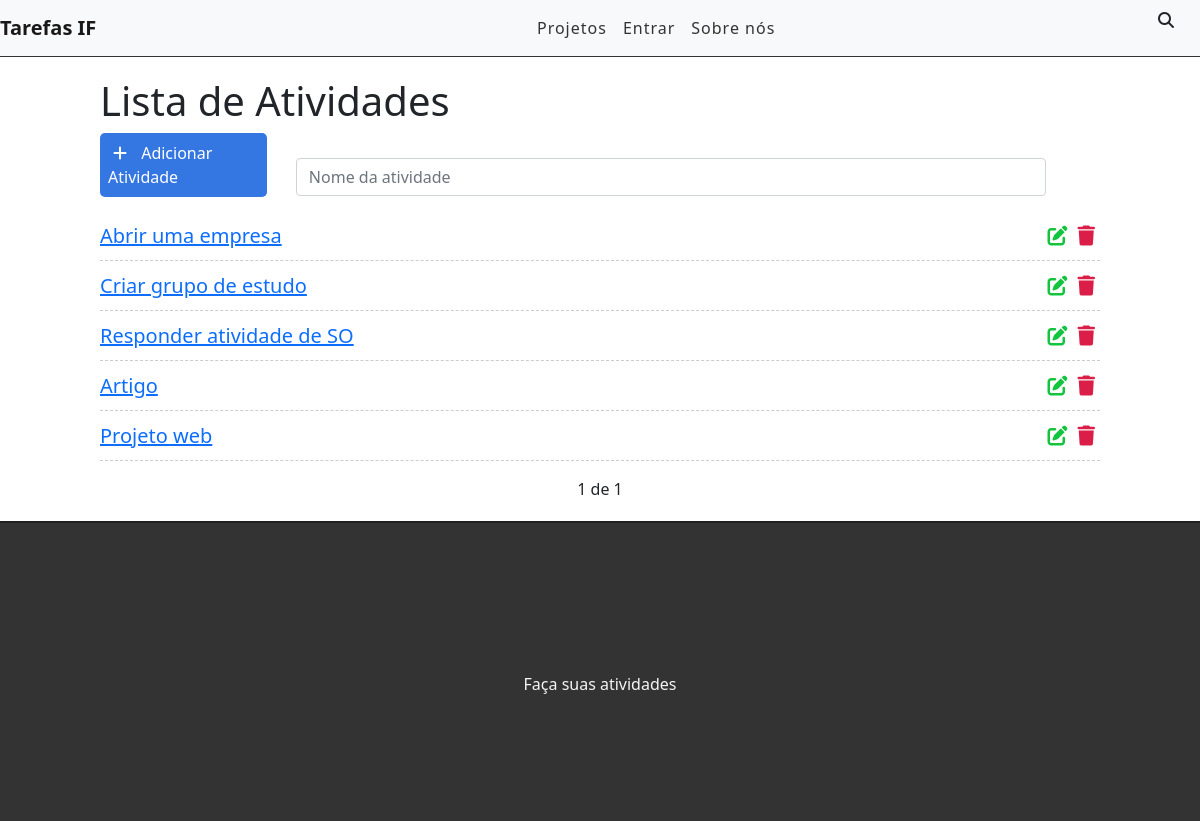
The app's page /, older data.
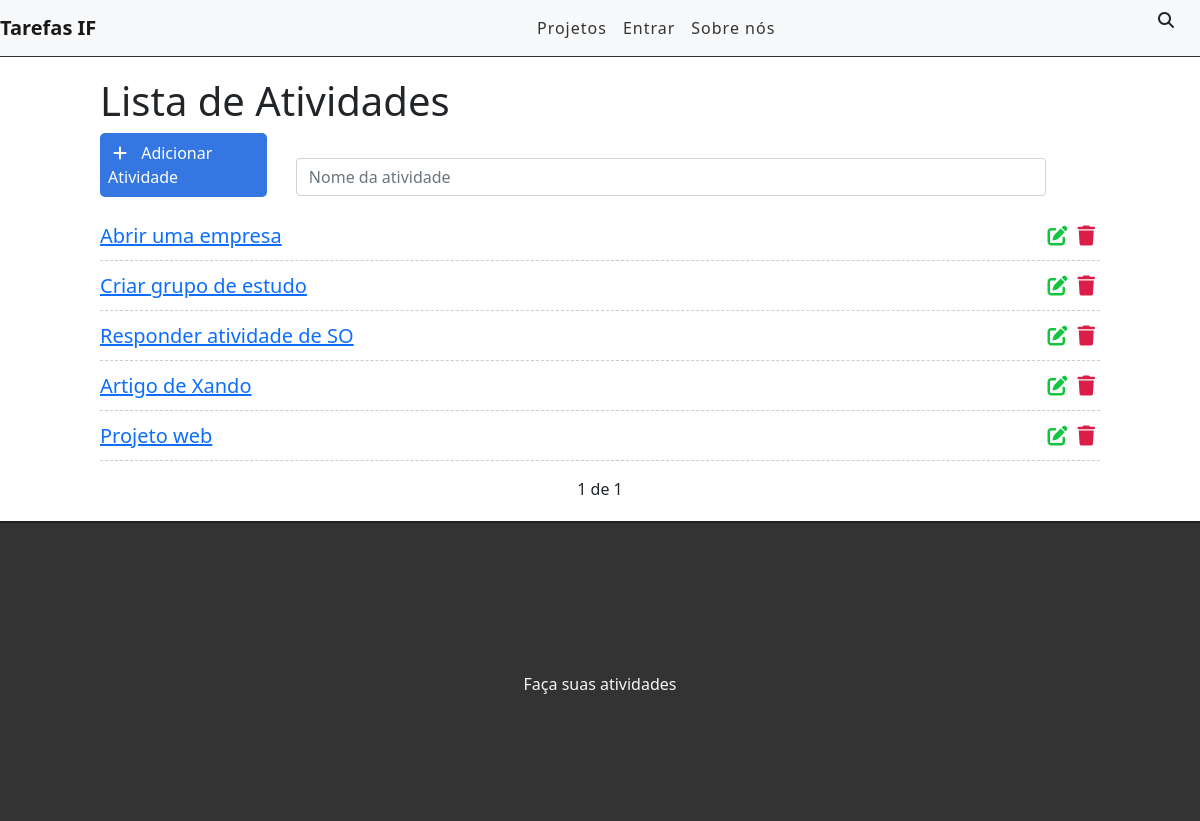
The same page, newer data.
### paginas/models.py (models this page shows, shortened)
class Task(models.Model):
    STATUS = (
        ('doing', 'Doing'),
        ('done', 'Done'),
    )
    title=models.CharField(max_length=255)
    description = models.TextField()
    done = models.CharField(
        max_length=5,
        choices=STATUS,
    )
    created_at = models.DateTimeField(auto_now_add=True)
    updated_at = models.DateTimeField(auto_now=True)

### paginas/views.py (the view)
# urls.py: path('', views.taskList, name='task-list'),
def taskList(request):
    tasks_list = Task.objects.all().order_by('-created_at')
    paginator = Paginator(tasks_list, 5)
    page = request.GET.get('page')
    tasks = paginator.get_page(page)
    return render(request, 'paginas/list.html', {'tasks': tasks})

### paginas/templates/paginas/list.html (shortened to what this page needs)
{% extends "index.html" %}
{% block content %}
<div class="offset-1 col-10 list-div">
    <h1>Lista de Atividades</h1>
    <a id="add-link" href="newtask/">
        <div class="col-2 add-div">
            <i class="fas fa-plus"></i> Adicionar Atividade
        </div>
    </a>
    <div class="col-9 search-div">
        <form methodn="GET">
            <input class="form-control" type="text" id="search" name="search" placeholder="Nome da atividade">
            <i class="fas fa-search"></i>
        </form>
    </div>
    <ul class="task-list">
        {% for task in tasks %}
        <li class="task-item">
            <span><a href="/task/{{task.id}}">{{task.title}}</a></span>
            <a href="delete/{{task.id}}" class="delete-btn"><span><i class="fas fa-trash"></i></span></a>
            <a href="edit/{{task.id}}"><span><i class="fas fa-edit"></i></span></a>
        </li>
        {% endfor %}
    </ul>
    <div class="pagination">
        <span class="step-links">
            <span class="current">
                {{ tasks.number }} de {{ tasks.paginator.num_pages}}
            </span>
        </span>
    </div>
</div>
{% endblock %}

### paginas/templates/index.html (shortened to what this page needs)
{% load static %}
<!DOCTYPE html>
<html lang="pt_br">
<head>
    <link href="https://cdn.jsdelivr.net/npm/bootstrap@5.1.3/dist/css/bootstrap.min.css" rel="stylesheet">
    <link rel="stylesheet" href="{% static 'css/styles.css' %}">
</head>
<body>
    <div class="container-fluid">
        <nav class="navbar navbar-expand-lg navbar-light bg-light">
            <div class="container-fluid">
              <a class="navbar-brand" href="/">Tarefas IF</a>
              <div class="collapse navbar-collapse" id="navbarSupportedContent">
                <ul class="navbar-nav me-auto mb-2 mb-lg-0">
                <li class="nav-item">
                    <a class="nav-link" href="/">Projetos</a>
                </li>
                {% if user.is_authenticated %}
                <li class="nav-item">
                    <a class="nav-link" href="#">Usuários</a>
                </li>
                <li class="nav-item">
                  <a class="nav-link" href="#">Grupos</a>
                </li>
                {% else %}
                <li class="nav-item">
                  <a class="nav-link" href="/accounts/login">Entrar</a>
                </li>
                {% endif %}
                <li class="nav-item">
                    <a class="nav-link" href="#">Sobre nós</a>
                </li>
                </ul>
              </div>
            </div>
          </nav>
    {% block content %}
    {% endblock %}
    <footer>
        <p>Faça suas atividades</p>
    </footer>
    </div>
</body>
</html>

### static/css/styles.css (style rules this page uses)
.container-fluid { padding: 0; }
.navbar { border-bottom: 1px solid #333; margin-bottom: 20px; }
.navbar-nav { margin: auto; }
.navbar-brand { font-weight: bold; }
.navbar-light .navbar-nav a.nav-link { color: #333; letter-spacing: 1px; }
#add-link { text-decoration: none; }
.add-div { background-color: #3476e2; cursor: pointer; display: inline-block; color: #FFF; padding: 8px; border-radius: 5px; margin-right: 25px; }
.fas.fa-plus { color: #FFF; margin-right: 10px; margin-left: 5px; }
.fas.fa-search { position: absolute; top: 12px; right: 26px; }
.search-div { padding: 0px; margin-top: 15px; margin-bottom: 15px; display: inline-block; }
.list-div { padding: 0; }
.task-list { padding-left: 0; }
.task-item { list-style: none; font-size: 20px; height: 50px; padding-top: 10px; border-bottom: 1px dashed #ccc; }
.fas.fa-trash, .fas.fa-edit { cursor: pointer; margin: 5px; font-size: 20px; float: right; }
.fas.fa-trash { color: #db1e47; }
.fas.fa-edit { color: #13c43f; }
footer { background-color: #333; height: 300px; border-top: 2px solid #202020; }
footer p { color: #f5f5f5; text-align: center; top: 50%; position: relative; }
.pagination { margin-bottom: 20px; }
.step-links { position: relative; margin-left: auto; margin-right: auto; }
.step-links .current { margin-left: 5px; margin-right: 5px; }

Row changes from the older to the newer data that the page shows:
changed Task: title "Artigo" → "Artigo de Xando"
